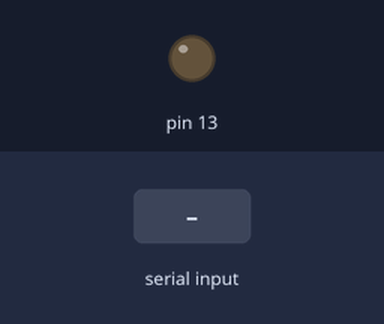
A sketch run on a simulated Arduino Uno, built with avr-gcc and run on an emulated ATmega328P. Shown: output pins drawn as LEDs (lit = HIGH). The test bench sets the inputs (shaded band).

Above: at 1.2 s.
1.3 s: byte 1 (1) received over Serial
At 2.0 s:
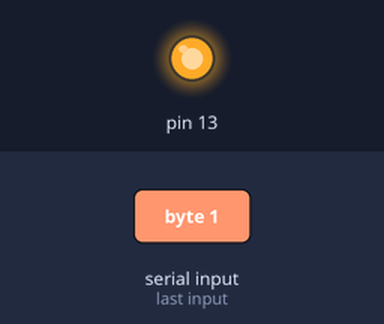
Timing chart, 0 to 4.3 s (numbered marks = the images above; inputs shaded):
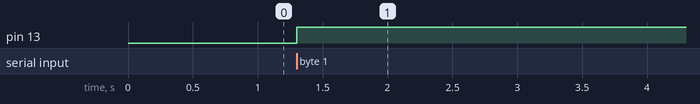

Measured:
- after the input at 1.3 s, pin 13: LOW → HIGH at once

The sketch:

xbee_rx.ino
```cpp
void setup() {
Serial.begin(9600);
pinMode(13,OUTPUT);

}

void loop() {
if(Serial.available()>0)
{
  int j=Serial.read();
  if(j==1)
  {

   digitalWrite(13,HIGH);

  }


}
}
```
